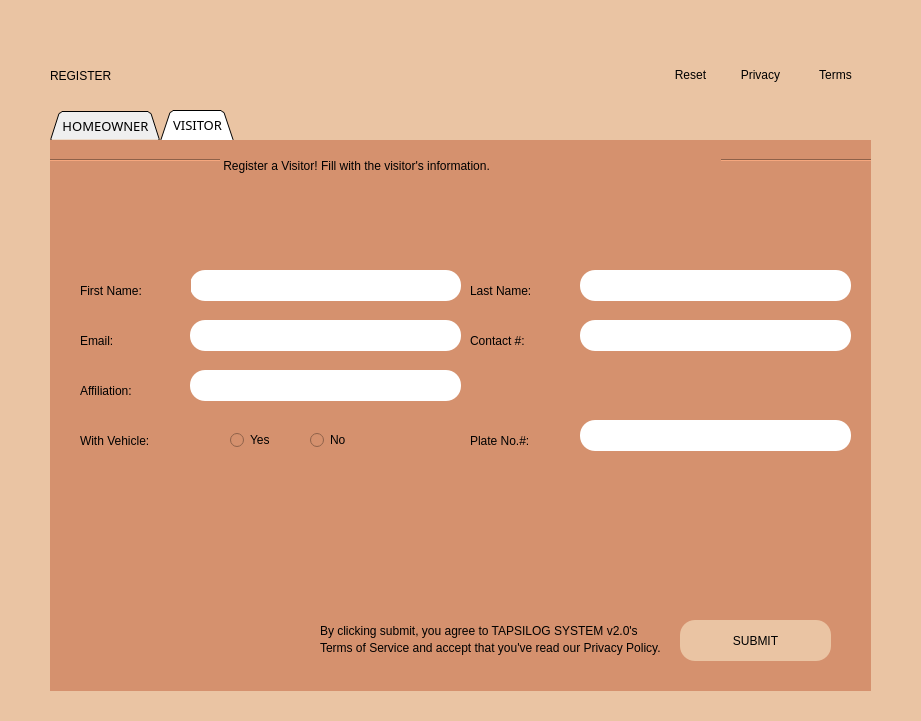
<?xml version="1.0" encoding="UTF-8"?>
<ui version="4.0">
 <class>registration_frame</class>
 <widget class="QFrame" name="registration_frame">
  <property name="geometry">
   <rect>
    <x>0</x>
    <y>0</y>
    <width>921</width>
    <height>721</height>
   </rect>
  </property>
  <property name="minimumSize">
   <size>
    <width>921</width>
    <height>721</height>
   </size>
  </property>
  <property name="maximumSize">
   <size>
    <width>921</width>
    <height>721</height>
   </size>
  </property>
  <property name="windowTitle">
   <string>Frame</string>
  </property>
  <property name="styleSheet">
   <string notr="true">#registration_frame{
	background-color: rgb(234, 196, 163);
}</string>
  </property>
  <widget class="QTabWidget" name="register_folder">
   <property name="geometry">
    <rect>
     <x>50</x>
     <y>110</y>
     <width>821</width>
     <height>581</height>
    </rect>
   </property>
   <property name="font">
    <font>
     <family>Reem Kufi</family>
     <pointsize>10</pointsize>
    </font>
   </property>
   <property name="layoutDirection">
    <enum>Qt::LeftToRight</enum>
   </property>
   <property name="styleSheet">
    <string notr="true">selection-background-color: rgb(234, 196, 163);
border-color: rgb(234, 196, 163);</string>
   </property>
   <property name="tabPosition">
    <enum>QTabWidget::North</enum>
   </property>
   <property name="tabShape">
    <enum>QTabWidget::Triangular</enum>
   </property>
   <property name="currentIndex">
    <number>1</number>
   </property>
   <property name="elideMode">
    <enum>Qt::ElideNone</enum>
   </property>
   <property name="usesScrollButtons">
    <bool>false</bool>
   </property>
   <property name="documentMode">
    <bool>false</bool>
   </property>
   <property name="tabsClosable">
    <bool>false</bool>
   </property>
   <widget class="QWidget" name="homeowner">
    <property name="styleSheet">
     <string notr="true">background-color: rgb(234, 216, 195);</string>
    </property>
    <attribute name="title">
     <string>HOMEOWNER</string>
    </attribute>
    <widget class="QLabel" name="label_18">
     <property name="geometry">
      <rect>
       <x>290</x>
       <y>10</y>
       <width>271</width>
       <height>31</height>
      </rect>
     </property>
     <property name="styleSheet">
      <string notr="true">font: 14pt &quot;Reem Kufi&quot;;</string>
     </property>
     <property name="text">
      <string> Register as a Homeowner!</string>
     </property>
    </widget>
    <widget class="Line" name="line">
     <property name="geometry">
      <rect>
       <x>0</x>
       <y>10</y>
       <width>981</width>
       <height>20</height>
      </rect>
     </property>
     <property name="orientation">
      <enum>Qt::Horizontal</enum>
     </property>
    </widget>
    <widget class="QLabel" name="label_19">
     <property name="geometry">
      <rect>
       <x>30</x>
       <y>140</y>
       <width>111</width>
       <height>20</height>
      </rect>
     </property>
     <property name="styleSheet">
      <string notr="true">font: 12pt &quot;Reem Kufi&quot;;</string>
     </property>
     <property name="text">
      <string>First Name:</string>
     </property>
    </widget>
    <widget class="QLabel" name="label_13">
     <property name="geometry">
      <rect>
       <x>420</x>
       <y>140</y>
       <width>111</width>
       <height>21</height>
      </rect>
     </property>
     <property name="styleSheet">
      <string notr="true">
font: 12pt &quot;Reem Kufi&quot;;</string>
     </property>
     <property name="text">
      <string>Last Name:</string>
     </property>
    </widget>
    <widget class="QLabel" name="label_15">
     <property name="geometry">
      <rect>
       <x>30</x>
       <y>190</y>
       <width>55</width>
       <height>21</height>
      </rect>
     </property>
     <property name="styleSheet">
      <string notr="true">font: 12pt &quot;Reem Kufi&quot;;</string>
     </property>
     <property name="text">
      <string>Email: </string>
     </property>
    </widget>
    <widget class="QLabel" name="label_12">
     <property name="geometry">
      <rect>
       <x>420</x>
       <y>190</y>
       <width>101</width>
       <height>21</height>
      </rect>
     </property>
     <property name="styleSheet">
      <string notr="true">font: 12pt &quot;Reem Kufi&quot;;</string>
     </property>
     <property name="text">
      <string>Block #:</string>
     </property>
    </widget>
    <widget class="QLabel" name="label_11">
     <property name="geometry">
      <rect>
       <x>30</x>
       <y>240</y>
       <width>121</width>
       <height>21</height>
      </rect>
     </property>
     <property name="styleSheet">
      <string notr="true">font: 12pt &quot;Reem Kufi&quot;;</string>
     </property>
     <property name="text">
      <string>Contact #:</string>
     </property>
    </widget>
    <widget class="QLabel" name="label_21">
     <property name="geometry">
      <rect>
       <x>420</x>
       <y>240</y>
       <width>61</width>
       <height>31</height>
      </rect>
     </property>
     <property name="styleSheet">
      <string notr="true">font: 12pt &quot;Reem Kufi&quot;;</string>
     </property>
     <property name="text">
      <string>Lot #:</string>
     </property>
    </widget>
    <widget class="QLabel" name="label_14">
     <property name="geometry">
      <rect>
       <x>30</x>
       <y>290</y>
       <width>131</width>
       <height>21</height>
      </rect>
     </property>
     <property name="styleSheet">
      <string notr="true">font: 12pt &quot;Reem Kufi&quot;;</string>
     </property>
     <property name="text">
      <string>Password:</string>
     </property>
    </widget>
    <widget class="QLabel" name="label_16">
     <property name="geometry">
      <rect>
       <x>420</x>
       <y>290</y>
       <width>121</width>
       <height>31</height>
      </rect>
     </property>
     <property name="styleSheet">
      <string notr="true">font: 8pt &quot;Reem Kufi&quot;;</string>
     </property>
     <property name="text">
      <string>Confirm Password:</string>
     </property>
    </widget>
    <widget class="QLabel" name="label_20">
     <property name="geometry">
      <rect>
       <x>270</x>
       <y>480</y>
       <width>341</width>
       <height>21</height>
      </rect>
     </property>
     <property name="styleSheet">
      <string notr="true">
font: 8pt &quot;Reem Kufi&quot;;</string>
     </property>
     <property name="text">
      <string>By clicking submit, you agree to TAPSILOG SYSTEM v2.0's</string>
     </property>
    </widget>
    <widget class="QLabel" name="label_17">
     <property name="geometry">
      <rect>
       <x>270</x>
       <y>500</y>
       <width>371</width>
       <height>16</height>
      </rect>
     </property>
     <property name="styleSheet">
      <string notr="true">
font: 8pt &quot;Reem Kufi&quot;;</string>
     </property>
     <property name="text">
      <string>Terms of Service and accept that you've read our Privacy Policy.</string>
     </property>
    </widget>
    <widget class="QPushButton" name="submit_button_hm">
     <property name="geometry">
      <rect>
       <x>630</x>
       <y>480</y>
       <width>151</width>
       <height>41</height>
      </rect>
     </property>
     <property name="styleSheet">
      <string notr="true">QPushButton{
	border-radius: 15px;
}
QPushButton:enabled {
   background-color: #eac4a3;
   color: #fffff;
font: 10pt &quot;Reem Kufi&quot;;
}

QPushButton:pressed {
   background-color: #CE8865;
   color: #000000;
}

QPushButton:hover:!pressed {
   background-color: #eac4a3;
   color: #ffffff;
	border-radius: 23px;
border-radius: 15px;
}

QPushButton:disabled {
   background-color: #eac4a3;
   color: #000000;
}
</string>
     </property>
     <property name="text">
      <string>SUBMIT</string>
     </property>
    </widget>
    <widget class="QLineEdit" name="hm_password_entry">
     <property name="geometry">
      <rect>
       <x>140</x>
       <y>280</y>
       <width>271</width>
       <height>31</height>
      </rect>
     </property>
     <property name="styleSheet">
      <string notr="true">border-radius: 15px;
background-color: rgb(255, 255, 255);</string>
     </property>
     <property name="echoMode">
      <enum>QLineEdit::Password</enum>
     </property>
    </widget>
    <widget class="QLineEdit" name="hm_cpassword_entry">
     <property name="geometry">
      <rect>
       <x>530</x>
       <y>280</y>
       <width>271</width>
       <height>31</height>
      </rect>
     </property>
     <property name="styleSheet">
      <string notr="true">border-radius: 15px;
background-color: rgb(255, 255, 255);</string>
     </property>
     <property name="echoMode">
      <enum>QLineEdit::Password</enum>
     </property>
    </widget>
    <widget class="QLineEdit" name="hm_lot_entry">
     <property name="geometry">
      <rect>
       <x>530</x>
       <y>230</y>
       <width>271</width>
       <height>31</height>
      </rect>
     </property>
     <property name="styleSheet">
      <string notr="true">border-radius: 15px;
background-color: rgb(255, 255, 255);</string>
     </property>
     <property name="echoMode">
      <enum>QLineEdit::Normal</enum>
     </property>
    </widget>
    <widget class="QLineEdit" name="hm_block_entry">
     <property name="geometry">
      <rect>
       <x>530</x>
       <y>180</y>
       <width>271</width>
       <height>31</height>
      </rect>
     </property>
     <property name="styleSheet">
      <string notr="true">border-radius: 15px;
background-color: rgb(255, 255, 255);</string>
     </property>
     <property name="echoMode">
      <enum>QLineEdit::Normal</enum>
     </property>
    </widget>
    <widget class="QLineEdit" name="hm_lname_entry">
     <property name="geometry">
      <rect>
       <x>530</x>
       <y>130</y>
       <width>271</width>
       <height>31</height>
      </rect>
     </property>
     <property name="styleSheet">
      <string notr="true">border-radius: 15px;
background-color: rgb(255, 255, 255);</string>
     </property>
     <property name="echoMode">
      <enum>QLineEdit::Normal</enum>
     </property>
    </widget>
    <widget class="QLineEdit" name="hm_contact_entry">
     <property name="geometry">
      <rect>
       <x>140</x>
       <y>230</y>
       <width>271</width>
       <height>31</height>
      </rect>
     </property>
     <property name="styleSheet">
      <string notr="true">border-radius: 15px;
background-color: rgb(255, 255, 255);</string>
     </property>
     <property name="echoMode">
      <enum>QLineEdit::Normal</enum>
     </property>
    </widget>
    <widget class="QLineEdit" name="hm_email_entry">
     <property name="geometry">
      <rect>
       <x>140</x>
       <y>180</y>
       <width>271</width>
       <height>31</height>
      </rect>
     </property>
     <property name="styleSheet">
      <string notr="true">border-radius: 15px;
background-color: rgb(255, 255, 255);</string>
     </property>
     <property name="echoMode">
      <enum>QLineEdit::Normal</enum>
     </property>
    </widget>
    <widget class="QLineEdit" name="hm_fname_entry">
     <property name="geometry">
      <rect>
       <x>140</x>
       <y>130</y>
       <width>271</width>
       <height>31</height>
      </rect>
     </property>
     <property name="styleSheet">
      <string notr="true">border-radius: 15px;
background-color: rgb(255, 255, 255);</string>
     </property>
     <property name="echoMode">
      <enum>QLineEdit::Normal</enum>
     </property>
    </widget>
    <zorder>label_14</zorder>
    <zorder>line</zorder>
    <zorder>label_18</zorder>
    <zorder>label_19</zorder>
    <zorder>label_13</zorder>
    <zorder>label_15</zorder>
    <zorder>label_12</zorder>
    <zorder>label_11</zorder>
    <zorder>label_21</zorder>
    <zorder>label_16</zorder>
    <zorder>label_20</zorder>
    <zorder>label_17</zorder>
    <zorder>submit_button_hm</zorder>
    <zorder>hm_password_entry</zorder>
    <zorder>hm_cpassword_entry</zorder>
    <zorder>hm_lot_entry</zorder>
    <zorder>hm_block_entry</zorder>
    <zorder>hm_lname_entry</zorder>
    <zorder>hm_contact_entry</zorder>
    <zorder>hm_email_entry</zorder>
    <zorder>hm_fname_entry</zorder>
   </widget>
   <widget class="QWidget" name="visitor">
    <property name="styleSheet">
     <string notr="true">border-color: rgb(213, 145, 110);
background-color: #d5916e
</string>
    </property>
    <attribute name="title">
     <string>VISITOR</string>
    </attribute>
    <widget class="Line" name="line_5">
     <property name="geometry">
      <rect>
       <x>0</x>
       <y>10</y>
       <width>991</width>
       <height>20</height>
      </rect>
     </property>
     <property name="orientation">
      <enum>Qt::Horizontal</enum>
     </property>
    </widget>
    <widget class="QLabel" name="label">
     <property name="geometry">
      <rect>
       <x>170</x>
       <y>10</y>
       <width>501</width>
       <height>31</height>
      </rect>
     </property>
     <property name="styleSheet">
      <string notr="true">font: 14pt &quot;Reem Kufi&quot;;</string>
     </property>
     <property name="text">
      <string> Register a Visitor! Fill with the visitor's information. </string>
     </property>
    </widget>
    <widget class="QLineEdit" name="vs_fname_entry">
     <property name="geometry">
      <rect>
       <x>140</x>
       <y>130</y>
       <width>271</width>
       <height>31</height>
      </rect>
     </property>
     <property name="styleSheet">
      <string notr="true">border-radius: 15px;
background-color: rgb(255, 255, 255);</string>
     </property>
     <property name="echoMode">
      <enum>QLineEdit::Normal</enum>
     </property>
    </widget>
    <widget class="QLabel" name="label_22">
     <property name="geometry">
      <rect>
       <x>30</x>
       <y>140</y>
       <width>111</width>
       <height>21</height>
      </rect>
     </property>
     <property name="styleSheet">
      <string notr="true">font: 12pt &quot;Reem Kufi&quot;;</string>
     </property>
     <property name="text">
      <string>First Name:</string>
     </property>
    </widget>
    <widget class="QLabel" name="label_6">
     <property name="geometry">
      <rect>
       <x>420</x>
       <y>140</y>
       <width>111</width>
       <height>21</height>
      </rect>
     </property>
     <property name="styleSheet">
      <string notr="true">
font: 12pt &quot;Reem Kufi&quot;;</string>
     </property>
     <property name="text">
      <string>Last Name:</string>
     </property>
    </widget>
    <widget class="QLineEdit" name="vs_lname_entry">
     <property name="geometry">
      <rect>
       <x>530</x>
       <y>130</y>
       <width>271</width>
       <height>31</height>
      </rect>
     </property>
     <property name="styleSheet">
      <string notr="true">border-radius: 15px;
background-color: rgb(255, 255, 255);</string>
     </property>
     <property name="echoMode">
      <enum>QLineEdit::Normal</enum>
     </property>
    </widget>
    <widget class="QLabel" name="label_3">
     <property name="geometry">
      <rect>
       <x>30</x>
       <y>190</y>
       <width>55</width>
       <height>21</height>
      </rect>
     </property>
     <property name="styleSheet">
      <string notr="true">font: 12pt &quot;Reem Kufi&quot;;</string>
     </property>
     <property name="text">
      <string>Email: </string>
     </property>
    </widget>
    <widget class="QLabel" name="label_4">
     <property name="geometry">
      <rect>
       <x>30</x>
       <y>240</y>
       <width>101</width>
       <height>21</height>
      </rect>
     </property>
     <property name="styleSheet">
      <string notr="true">font: 12pt &quot;Reem Kufi&quot;;</string>
     </property>
     <property name="text">
      <string>Affiliation:</string>
     </property>
    </widget>
    <widget class="QLabel" name="label_5">
     <property name="geometry">
      <rect>
       <x>30</x>
       <y>290</y>
       <width>131</width>
       <height>21</height>
      </rect>
     </property>
     <property name="styleSheet">
      <string notr="true">font: 12pt &quot;Reem Kufi&quot;;</string>
     </property>
     <property name="text">
      <string>With Vehicle:</string>
     </property>
    </widget>
    <widget class="QLabel" name="label_7">
     <property name="geometry">
      <rect>
       <x>420</x>
       <y>190</y>
       <width>121</width>
       <height>21</height>
      </rect>
     </property>
     <property name="styleSheet">
      <string notr="true">font: 12pt &quot;Reem Kufi&quot;;</string>
     </property>
     <property name="text">
      <string>Contact #:</string>
     </property>
    </widget>
    <widget class="QLabel" name="label_9">
     <property name="geometry">
      <rect>
       <x>420</x>
       <y>290</y>
       <width>111</width>
       <height>21</height>
      </rect>
     </property>
     <property name="styleSheet">
      <string notr="true">font: 12pt &quot;Reem Kufi&quot;;</string>
     </property>
     <property name="text">
      <string>Plate No.#:</string>
     </property>
    </widget>
    <widget class="QLineEdit" name="vs_email_entry">
     <property name="geometry">
      <rect>
       <x>140</x>
       <y>180</y>
       <width>271</width>
       <height>31</height>
      </rect>
     </property>
     <property name="styleSheet">
      <string notr="true">border-radius: 15px;
background-color: rgb(255, 255, 255);</string>
     </property>
     <property name="echoMode">
      <enum>QLineEdit::Normal</enum>
     </property>
    </widget>
    <widget class="QLineEdit" name="vs_contact_entry">
     <property name="geometry">
      <rect>
       <x>530</x>
       <y>180</y>
       <width>271</width>
       <height>31</height>
      </rect>
     </property>
     <property name="styleSheet">
      <string notr="true">border-radius: 15px;
background-color: rgb(255, 255, 255);</string>
     </property>
     <property name="echoMode">
      <enum>QLineEdit::Normal</enum>
     </property>
    </widget>
    <widget class="QLineEdit" name="vs_affliation_entry">
     <property name="geometry">
      <rect>
       <x>140</x>
       <y>230</y>
       <width>271</width>
       <height>31</height>
      </rect>
     </property>
     <property name="styleSheet">
      <string notr="true">border-radius: 15px;
background-color: rgb(255, 255, 255);</string>
     </property>
     <property name="echoMode">
      <enum>QLineEdit::Normal</enum>
     </property>
    </widget>
    <widget class="QRadioButton" name="vs_vyes_button">
     <property name="geometry">
      <rect>
       <x>180</x>
       <y>290</y>
       <width>61</width>
       <height>20</height>
      </rect>
     </property>
     <property name="styleSheet">
      <string notr="true">font: 10pt &quot;Reem Kufi&quot;;</string>
     </property>
     <property name="text">
      <string>Yes</string>
     </property>
    </widget>
    <widget class="QRadioButton" name="vs_vyes_button_2">
     <property name="geometry">
      <rect>
       <x>260</x>
       <y>290</y>
       <width>61</width>
       <height>20</height>
      </rect>
     </property>
     <property name="styleSheet">
      <string notr="true">font: 10pt &quot;Reem Kufi&quot;;</string>
     </property>
     <property name="text">
      <string>No</string>
     </property>
    </widget>
    <widget class="QLineEdit" name="vs_plate_entry">
     <property name="geometry">
      <rect>
       <x>530</x>
       <y>280</y>
       <width>271</width>
       <height>31</height>
      </rect>
     </property>
     <property name="styleSheet">
      <string notr="true">border-radius: 15px;
background-color: rgb(255, 255, 255);</string>
     </property>
     <property name="echoMode">
      <enum>QLineEdit::Normal</enum>
     </property>
    </widget>
    <widget class="QLabel" name="label_8">
     <property name="geometry">
      <rect>
       <x>270</x>
       <y>480</y>
       <width>341</width>
       <height>21</height>
      </rect>
     </property>
     <property name="styleSheet">
      <string notr="true">
font: 8pt &quot;Reem Kufi&quot;;</string>
     </property>
     <property name="text">
      <string>By clicking submit, you agree to TAPSILOG SYSTEM v2.0's</string>
     </property>
    </widget>
    <widget class="QLabel" name="label_10">
     <property name="geometry">
      <rect>
       <x>270</x>
       <y>500</y>
       <width>371</width>
       <height>16</height>
      </rect>
     </property>
     <property name="styleSheet">
      <string notr="true">
font: 8pt &quot;Reem Kufi&quot;;</string>
     </property>
     <property name="text">
      <string>Terms of Service and accept that you've read our Privacy Policy.</string>
     </property>
    </widget>
    <widget class="QPushButton" name="submit_button_vs">
     <property name="geometry">
      <rect>
       <x>630</x>
       <y>480</y>
       <width>151</width>
       <height>41</height>
      </rect>
     </property>
     <property name="styleSheet">
      <string notr="true">QPushButton{
	border-radius: 15px;
}
QPushButton:enabled {
   background-color: #eac4a3;
   color: #fffff;
font: 10pt &quot;Reem Kufi&quot;;
}

QPushButton:pressed {
   background-color: #CE8865;
   color: #000000;
}

QPushButton:hover:!pressed {
   background-color: #eac4a3;
   color: #ffffff;
	border-radius: 23px;
border-radius: 15px;
}

QPushButton:disabled {
   background-color: #eac4a3;
   color: #000000;
}
</string>
     </property>
     <property name="text">
      <string>SUBMIT</string>
     </property>
    </widget>
    <zorder>label_10</zorder>
    <zorder>line_5</zorder>
    <zorder>label</zorder>
    <zorder>vs_fname_entry</zorder>
    <zorder>label_22</zorder>
    <zorder>label_6</zorder>
    <zorder>vs_lname_entry</zorder>
    <zorder>label_3</zorder>
    <zorder>label_4</zorder>
    <zorder>label_5</zorder>
    <zorder>label_7</zorder>
    <zorder>label_9</zorder>
    <zorder>vs_email_entry</zorder>
    <zorder>vs_contact_entry</zorder>
    <zorder>vs_affliation_entry</zorder>
    <zorder>vs_vyes_button</zorder>
    <zorder>vs_vyes_button_2</zorder>
    <zorder>vs_plate_entry</zorder>
    <zorder>label_8</zorder>
    <zorder>submit_button_vs</zorder>
   </widget>
  </widget>
  <widget class="QLabel" name="history_label">
   <property name="geometry">
    <rect>
     <x>50</x>
     <y>50</y>
     <width>211</width>
     <height>51</height>
    </rect>
   </property>
   <property name="styleSheet">
    <string notr="true">font: 27pt &quot;Reem Kufi&quot;;
background-color: rgb(234, 196, 163);</string>
   </property>
   <property name="text">
    <string>REGISTER</string>
   </property>
  </widget>
  <widget class="QPushButton" name="privacy_button">
   <property name="geometry">
    <rect>
     <x>720</x>
     <y>60</y>
     <width>81</width>
     <height>30</height>
    </rect>
   </property>
   <property name="styleSheet">
    <string notr="true">QPushButton {
   border-radius: 15px;
	font: 12pt &quot;Reem Kufi&quot;;
}

QPushButton:enabled {
   background-color: #EAC4A3;
   color: black;
}

QPushButton:pressed {
   background-color: #EAC4A3;
   color: #black;
}

QPushButton:hover:!pressed {
   background-color: #EAC4A3;
   color: white;
}

QPushButton:disabled {
   background-color: #EAC4A3;
   color: black;
}</string>
   </property>
   <property name="text">
    <string>Privacy</string>
   </property>
   <property name="icon">
    <iconset>
     <normaloff>../../../Downloads/LOGS_panel.ui-20231123T155216Z-001/print (1).png</normaloff>../../../Downloads/LOGS_panel.ui-20231123T155216Z-001/print (1).png</iconset>
   </property>
  </widget>
  <widget class="QPushButton" name="terms_button">
   <property name="geometry">
    <rect>
     <x>800</x>
     <y>60</y>
     <width>71</width>
     <height>30</height>
    </rect>
   </property>
   <property name="styleSheet">
    <string notr="true">QPushButton {
   border-radius: 15px;
	font: 12pt &quot;Reem Kufi&quot;;
}

QPushButton:enabled {
   background-color: #EAC4A3;
   color: black;
}

QPushButton:pressed {
   background-color: #EAC4A3;
   color: #black;
}

QPushButton:hover:!pressed {
   background-color: #EAC4A3;
   color: white;
}

QPushButton:disabled {
   background-color: #EAC4A3;
   color: black;
}</string>
   </property>
   <property name="text">
    <string>Terms</string>
   </property>
   <property name="icon">
    <iconset>
     <normaloff>../../../Downloads/LOGS_panel.ui-20231123T155216Z-001/print (1).png</normaloff>../../../Downloads/LOGS_panel.ui-20231123T155216Z-001/print (1).png</iconset>
   </property>
  </widget>
  <widget class="QPushButton" name="pri_button_2">
   <property name="geometry">
    <rect>
     <x>650</x>
     <y>60</y>
     <width>81</width>
     <height>30</height>
    </rect>
   </property>
   <property name="styleSheet">
    <string notr="true">QPushButton {
   border-radius: 15px;
	font: 12pt &quot;Reem Kufi&quot;;
}

QPushButton:enabled {
   background-color: #EAC4A3;
   color: black;
}

QPushButton:pressed {
   background-color: #EAC4A3;
   color: #black;
}

QPushButton:hover:!pressed {
   background-color: #EAC4A3;
   color: white;
}

QPushButton:disabled {
   background-color: #EAC4A3;
   color: black;
}</string>
   </property>
   <property name="text">
    <string>Reset</string>
   </property>
   <property name="icon">
    <iconset>
     <normaloff>../../../Downloads/LOGS_panel.ui-20231123T155216Z-001/print (1).png</normaloff>../../../Downloads/LOGS_panel.ui-20231123T155216Z-001/print (1).png</iconset>
   </property>
  </widget>
  <zorder>history_label</zorder>
  <zorder>privacy_button</zorder>
  <zorder>terms_button</zorder>
  <zorder>register_folder</zorder>
  <zorder>pri_button_2</zorder>
 </widget>
 <resources/>
 <connections/>
</ui>
